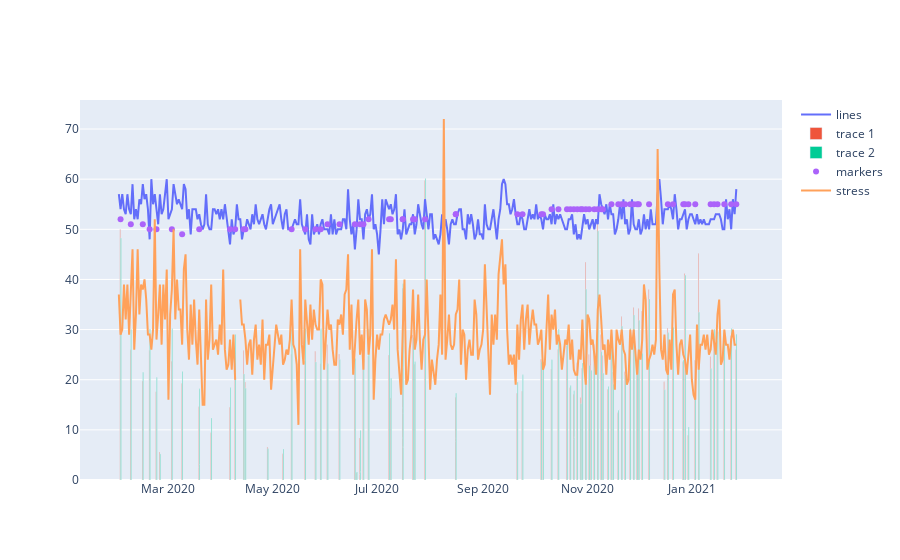

The cell this chart's notebook holds for it:
### Code cell
import plotly.graph_objects as go

fig = go.Figure()
fig.add_trace(go.Scatter(x=result['Date'], y=result['resting_HR'],
                    mode='lines',
                    name='lines'))

fig.add_trace(go.Bar(
            x=result['Date'], y=result['run_time'],
            text=result['run_time'],
            textposition='auto',
        ))

fig.add_trace(go.Bar(
            x=result['Date'], y=result['Km']*6,
            text=result['Km'],
            textposition='auto',
))

fig.add_trace(go.Scatter(x=result['Date'], y=result['VO2'],
                    mode='markers', name='markers'))

fig.add_trace(go.Scatter(x=result['Date'], y=result['average_stress'],
                    mode='lines',
                    name='stress'))

fig.show()

### Figure 1 — Plotly figure (JSON) as saved in the notebook; plotly's stock layout.template omitted (floating-point values rounded to 4 significant figures; data arrays with more than 128 entries replaced by an {"elided": "..."} marker saying what was removed)
{"data": [{"mode": "lines", "name": "lines", "type": "scatter", "x": {"elided": "373 str values"}, "y": {"elided": "373 int values"}}, {"text": {"elided": "373 float values"}, "textposition": "auto", "type": "bar", "x": {"elided": "373 str values"}, "y": {"elided": "373 float values"}}, {"text": {"elided": "373 float values"}, "textposition": "auto", "type": "bar", "x": {"elided": "373 str values"}, "y": {"elided": "373 float values"}}, {"mode": "markers", "name": "markers", "type": "scatter", "x": {"elided": "373 str values"}, "y": {"elided": "373 int values"}}, {"mode": "lines", "name": "stress", "type": "scatter", "x": {"elided": "373 str values"}, "y": {"elided": "373 int values"}}], "layout": {}}
